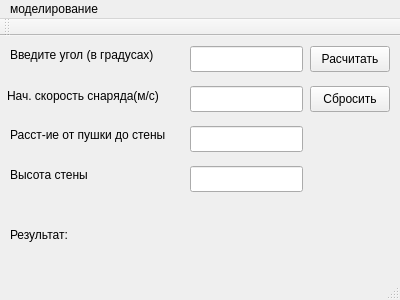
<?xml version="1.0" encoding="UTF-8"?>
<ui version="4.0">
 <class>MainWindow</class>
 <widget class="QMainWindow" name="MainWindow">
  <property name="geometry">
   <rect>
    <x>0</x>
    <y>0</y>
    <width>400</width>
    <height>300</height>
   </rect>
  </property>
  <property name="windowTitle">
   <string>Modelling</string>
  </property>
  <widget class="QWidget" name="centralWidget">
   <widget class="QPushButton" name="calculate">
    <property name="geometry">
     <rect>
      <x>310</x>
      <y>10</y>
      <width>80</width>
      <height>26</height>
     </rect>
    </property>
    <property name="text">
     <string>Расчитать</string>
    </property>
   </widget>
   <widget class="QPushButton" name="pushButton_2">
    <property name="geometry">
     <rect>
      <x>310</x>
      <y>50</y>
      <width>80</width>
      <height>26</height>
     </rect>
    </property>
    <property name="text">
     <string>Сбросить</string>
    </property>
   </widget>
   <widget class="QLineEdit" name="angle">
    <property name="geometry">
     <rect>
      <x>190</x>
      <y>10</y>
      <width>113</width>
      <height>26</height>
     </rect>
    </property>
   </widget>
   <widget class="QLineEdit" name="speed">
    <property name="geometry">
     <rect>
      <x>190</x>
      <y>50</y>
      <width>113</width>
      <height>26</height>
     </rect>
    </property>
   </widget>
   <widget class="QLineEdit" name="width">
    <property name="geometry">
     <rect>
      <x>190</x>
      <y>90</y>
      <width>113</width>
      <height>26</height>
     </rect>
    </property>
   </widget>
   <widget class="QLineEdit" name="height">
    <property name="geometry">
     <rect>
      <x>190</x>
      <y>130</y>
      <width>113</width>
      <height>26</height>
     </rect>
    </property>
   </widget>
   <widget class="QLabel" name="label">
    <property name="geometry">
     <rect>
      <x>10</x>
      <y>10</y>
      <width>171</width>
      <height>18</height>
     </rect>
    </property>
    <property name="text">
     <string>Введите угол (в градусах)</string>
    </property>
   </widget>
   <widget class="QLabel" name="label_2">
    <property name="geometry">
     <rect>
      <x>7</x>
      <y>50</y>
      <width>171</width>
      <height>20</height>
     </rect>
    </property>
    <property name="text">
     <string>Нач. скорость снаряда(м/c)</string>
    </property>
   </widget>
   <widget class="QLabel" name="label_3">
    <property name="geometry">
     <rect>
      <x>10</x>
      <y>90</y>
      <width>181</width>
      <height>18</height>
     </rect>
    </property>
    <property name="text">
     <string>Расст-ие от пушки до стены</string>
    </property>
   </widget>
   <widget class="QLabel" name="label_4">
    <property name="geometry">
     <rect>
      <x>10</x>
      <y>130</y>
      <width>171</width>
      <height>18</height>
     </rect>
    </property>
    <property name="text">
     <string>Высота стены</string>
    </property>
   </widget>
   <widget class="QLabel" name="label_5">
    <property name="geometry">
     <rect>
      <x>10</x>
      <y>190</y>
      <width>71</width>
      <height>18</height>
     </rect>
    </property>
    <property name="text">
     <string>Результат:</string>
    </property>
   </widget>
   <widget class="QLabel" name="resultLabel">
    <property name="geometry">
     <rect>
      <x>110</x>
      <y>180</y>
      <width>281</width>
      <height>31</height>
     </rect>
    </property>
    <property name="text">
     <string/>
    </property>
   </widget>
  </widget>
  <widget class="QMenuBar" name="menuBar">
   <property name="geometry">
    <rect>
     <x>0</x>
     <y>0</y>
     <width>400</width>
     <height>23</height>
    </rect>
   </property>
   <widget class="QMenu" name="menu">
    <property name="title">
     <string>моделирование</string>
    </property>
   </widget>
   <addaction name="menu"/>
  </widget>
  <widget class="QToolBar" name="mainToolBar">
   <attribute name="toolBarArea">
    <enum>TopToolBarArea</enum>
   </attribute>
   <attribute name="toolBarBreak">
    <bool>false</bool>
   </attribute>
  </widget>
  <widget class="QStatusBar" name="statusBar"/>
 </widget>
 <layoutdefault spacing="6" margin="11"/>
 <resources/>
 <connections/>
</ui>
